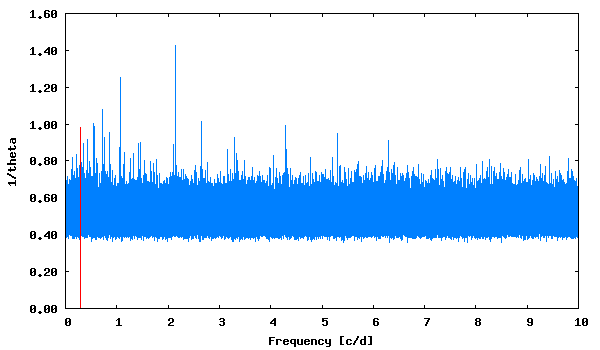

Here is the gnuplot script that generated this plot:
set term png size 600,350 medium
set colors classic
set output "phase_lc_6.lk.png"
set xlabel "Frequency [c/d]"
set ylabel "1/theta"
set format y "%5.2f"
plot [] "lk.periodogram" using 1:2 with lines linecolor 3 title "", "<echo '0.286509  0.98'" with impulses linecolor 1 title ""
 
